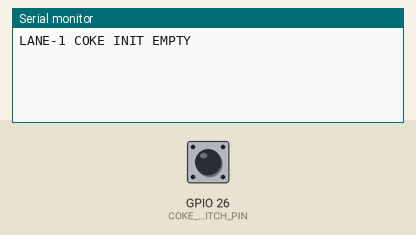
Bench run of a sketch on a simulated ESP32. On the bench: the last lines printed to the serial monitor. Inputs (shaded band) come from the test bench; at power-on: GPIO 26 (COKE_SWITCH_PIN) HIGH.

Above: at 1.2 s.
1.3 s: GPIO 26 (COKE_SWITCH_PIN) pulled LOW for 0.15 s
At 1.52 s:
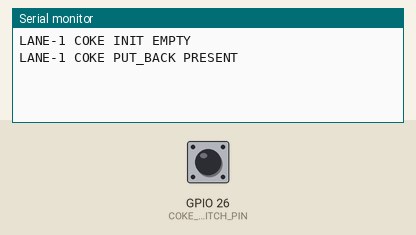
At 2.6 s:
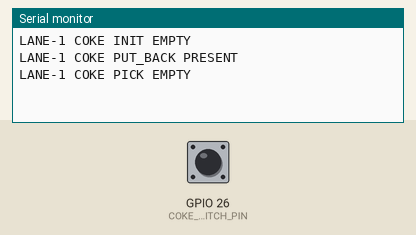

The sketch:

limit_switch_test.ino
```cpp
#include <Arduino.h>

// One switch: COM -> GND, NO -> GPIO 26; a product must press the lever.
constexpr uint8_t COKE_SWITCH_PIN = 26;
constexpr uint32_t SWITCH_DEBOUNCE_MS = 80;

struct Lane {
  uint8_t pin;
  const char* laneId;
  const char* sku;
  bool stablePresent;
  bool candidatePresent;
  uint32_t candidateSince;
};

Lane lanes[] = {
  {COKE_SWITCH_PIN, "LANE-1", "COKE", false, false, 0},
};

void sampleLane(Lane& lane) {
  const bool present = digitalRead(lane.pin) == LOW;
  const uint32_t now = millis();

  if (present != lane.candidatePresent) {
    lane.candidatePresent = present;
    lane.candidateSince = now;
    return;
  }
  if (present == lane.stablePresent || now - lane.candidateSince < SWITCH_DEBOUNCE_MS) return;

  lane.stablePresent = present;
  Serial.printf("%s %s %s %s\n", lane.laneId, lane.sku,
    present ? "PUT_BACK" : "PICK", present ? "PRESENT" : "EMPTY");
}

void setup() {
  Serial.begin(115200);
  for (Lane& lane : lanes) {
    pinMode(lane.pin, INPUT_PULLUP);
    lane.stablePresent = digitalRead(lane.pin) == LOW;
    lane.candidatePresent = lane.stablePresent;
    lane.candidateSince = millis();
    // Record the starting state without inventing a PICK or PUT_BACK event.
    Serial.printf("%s %s INIT %s\n", lane.laneId, lane.sku,
      lane.stablePresent ? "PRESENT" : "EMPTY");
  }
}

void loop() {
  for (Lane& lane : lanes) sampleLane(lane);
  delay(10);
}
```

Measured:
- after the input at 1.3 s, the serial monitor: prints a new line after 0.09 s (image 1)
